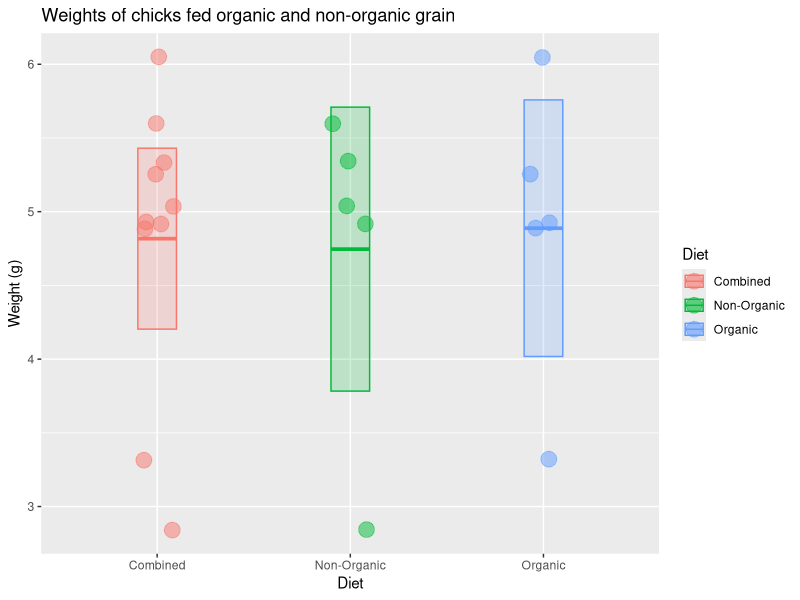

Recreate this plot in R. (Note: this script raises an error after producing the figure.)
## ---- chunk 1
x <- c(6.05, 4.89, 3.32, 4.93, 5.25, 5.04, 4.91, 2.84, 5.60, 5.34)
x
## ---- chunk 2
length(x)  # sample size
median(x)  # median value
mean(x)    # mean value
sd(x)      # standard deviation
## ---- chunk 3
n <- length(x) # sample size
n

sem <- sd(x) / sqrt(n) # standard error of the mean
sem
## ---- chunk 4
mean(x) + 1.96 * sem                             # upper limit
mean(x) - 1.96 * sem                             # lower limit
c(mean(x) + 1.96 * sem, mean(x) - 1.96 * sem)    # both limits combined

## ---- chunk 5

library(tidyverse)

# check to make sure you did the part above correctly
# if not, generate some fake x data
if (!exists("x") | !is.numeric(x) | !length(x) == 10) x <- rep(1, 10)

# put the chick data into a data frame
chick_data <-
  tibble::tibble(
    diet = rep(c("Combined", "Combined", "Organic", "Non-Organic"), each = 5),
    weight = c(x, x)
  )

# summarize the chick weights by diet
chick_summary <-
  chick_data %>% 
  group_by(diet) %>% 
  summarize(
    mean = mean(weight),
    median = median(weight),
    sd = sd(weight),
    n = n(),
    sem = sd / sqrt(n),
    upper = mean + 1.96 * sem,   # upper confidence limit
    lower = mean - 1.96 * sem,   # lower confidence limit
    .groups = "drop"
  )

# plot chick weights
ggplot(chick_data, aes(x = diet, y = weight, color = diet, fill = diet)) +
  geom_jitter(size = 5, shape = 21, alpha = 0.5, width = 0.1) +
  geom_crossbar(
    mapping = aes(ymin = lower, ymax = upper, y = mean), 
    data = chick_summary,
    width = 0.2, alpha = 0.2
  ) +
  labs(
    title = "Weights of chicks fed organic and non-organic grain",
    x = "Diet",
    color = "Diet",
    fill = "Diet",
    y = "Weight (g)"
  )

## ---- chunk 6
sessioninfo::session_info()
